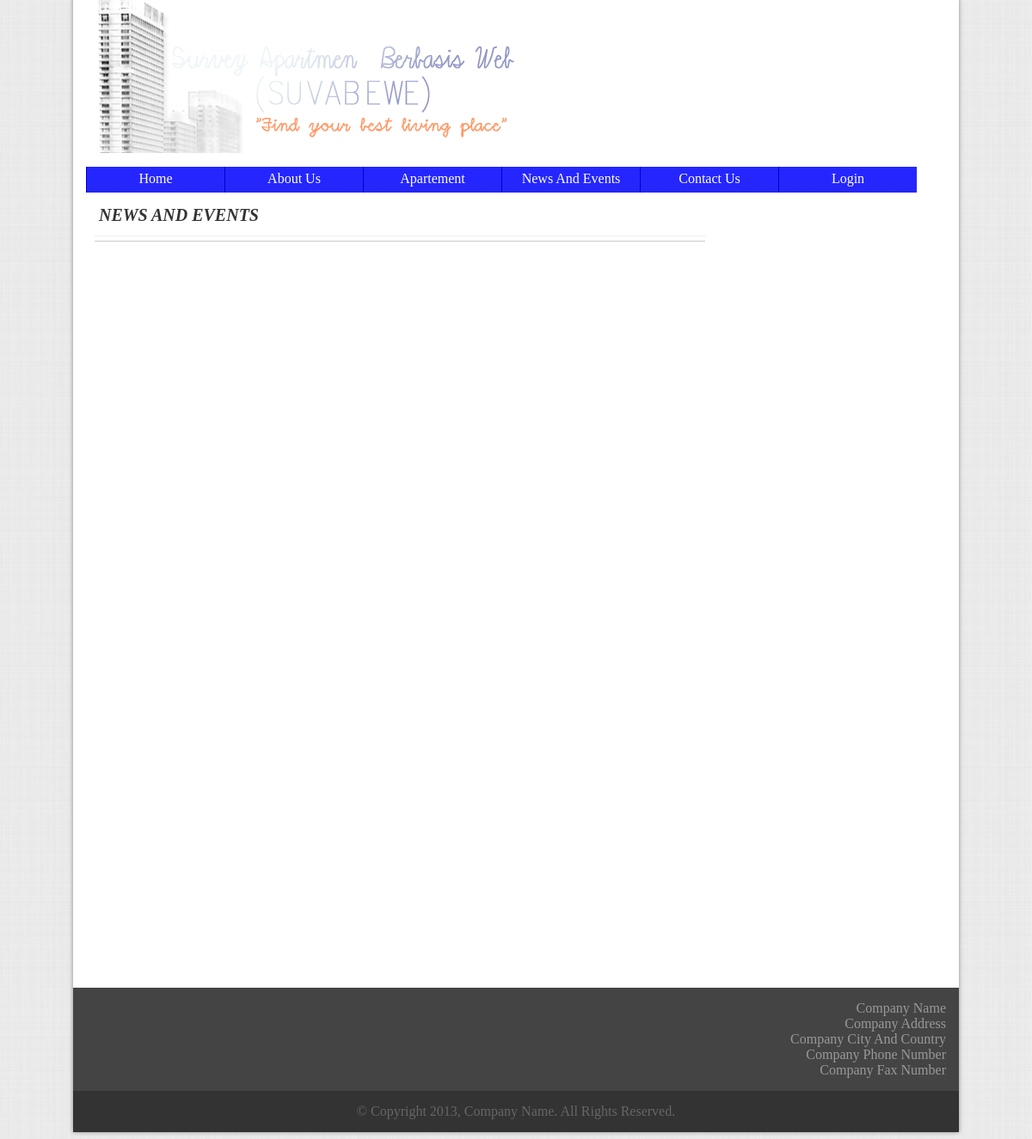
The page /file/news.php on the database as committed earlier.
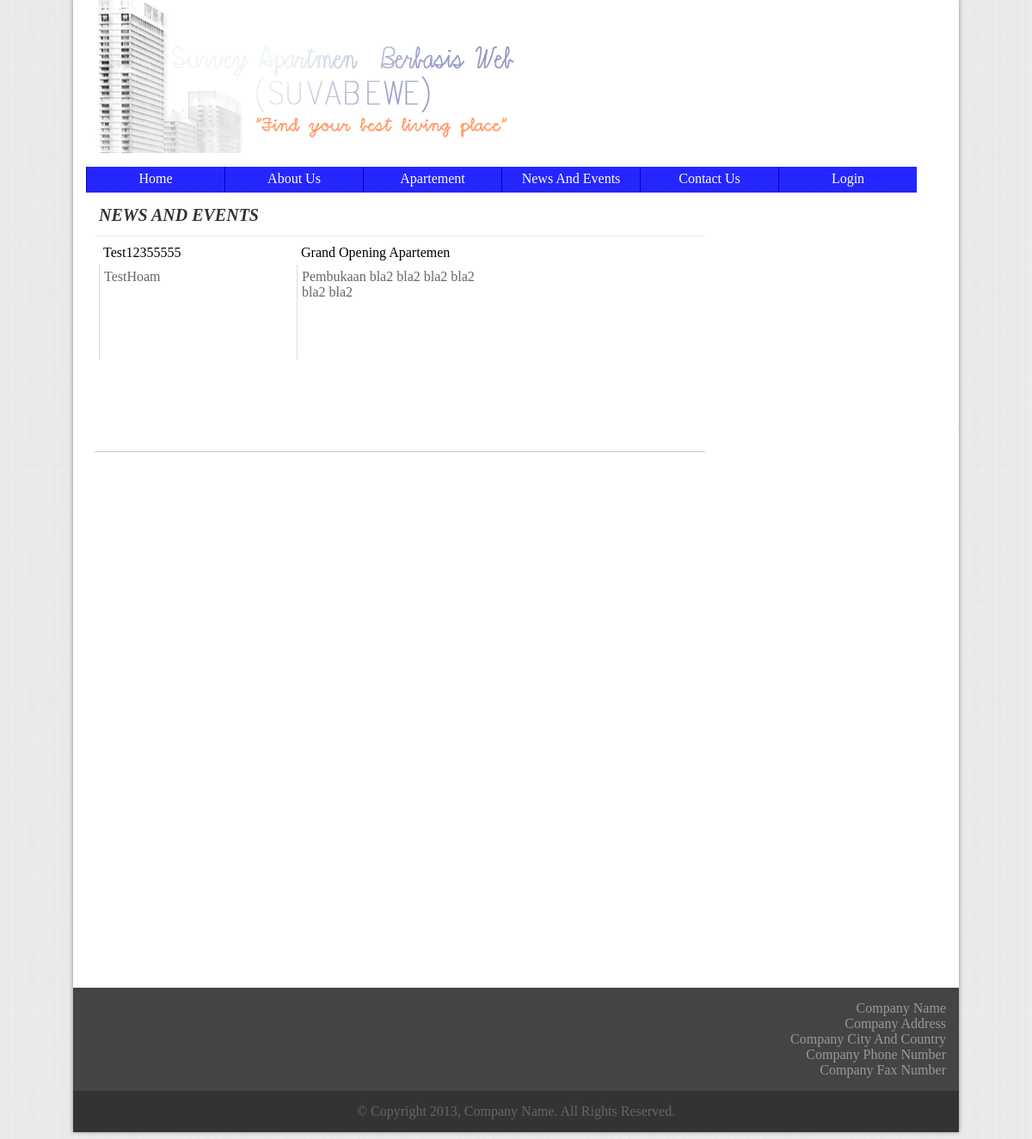
The same page on the database as committed later.
### tables this page shows
CREATE TABLE IF NOT EXISTS `berita` (
  `gambar` text NOT NULL,
  `judul` varchar(100) NOT NULL,
  `isi` text NOT NULL,
  `tanggal` date NOT NULL
);

### file/news.php (the view, shortened to what this page needs)
<html>
	<head>
		<link rel="stylesheet" href="../css/templates.css" type="text/css" />
		<?php
			$pilihtabel = mysql_query("SELECT * FROM berita ORDER BY tanggal DESC");
			$berita = Array();
			$n = 0;
			while (($row = mysql_fetch_array($pilihtabel)) && ($n <9))
			{
					$berita[$n]['gambar']= $row['gambar'];
					$berita[$n]['judul'] = $row['judul'];
					$berita[$n]['isi'] = $row['isi'];
					$berita[$n]['tanggal'] = $row['tanggal'];
					$n = $n + 1;
			}
		?>
	</head>
	<body>
		<div class="wrapper" id="wrapper">
			<?php include_once ('header.php');?>
			<div class="container" style="height:900px">
				<div class="section newsseccon">
					<div class="sectionheader bottomline">
						<b>NEWS AND EVENTS</b>
					</div>
					<?php
						for ( $i = 0 ; $i < $n ; $i++)
						{
							echo "<div class='sectioncontent newssec'>";
							echo "<div class='newshead'><a href='newscontent.php?title=" . $berita[$i]['judul'] ."'>" . $berita[$i]['judul'] . "</a></div>";
							echo "<div class='newscon'>". $berita[$i]['isi'] . "</div></div>";
						}
					?>
				</div>
			</div>
		</div>
	</body>
</html>
</html>

Rows that differ between the two databases and show on the page:
added berita: judul "Test12355555", isi "TestHoam"
added berita: judul "Grand Opening Apartemen", isi "Pembukaan bla2 bla2 bla2 bla2 bla2 bla2"
